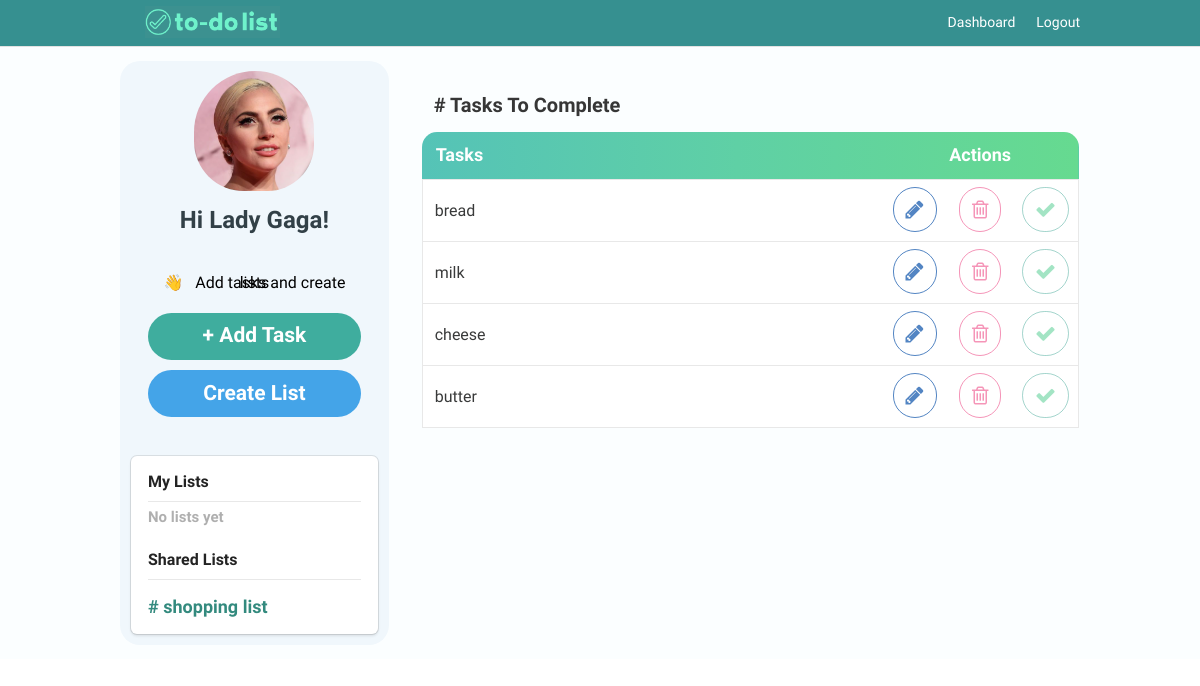
Page /to_complete (signed in) on the committed database.
### models.py (models this page shows, shortened)
class User(UserMixin, db.Model):
    id = db.Column(db.Integer, primary_key=True) # primary keys are required by SQLAlchemy
    email = db.Column(db.String(100), unique=True)
    password = db.Column(db.String(100))
    name = db.Column(db.String(1000))
    photo = db.Column(db.String(100))

class Todo(UserMixin, db.Model):
    id = db.Column(db.Integer, primary_key=True)
    content = db.Column(db.String(200), nullable=False)
    date_created = db.Column(db.DateTime, default=datetime.utcnow)
    email = db.Column(db.String(100), unique=True)
    mark_task = db.Column(db.Integer, nullable=False, default=0)
    list_name = db.Column(db.String(100), nullable=False, default='New List')
    share_list = db.Column(db.String(100), nullable=False)

### main.py (the view)
@main.route('/to_complete')
@login_required
def to_complete():
    password = current_user.password
    from .models import Todo
    email = current_user.email
    list_name='Tasks To Complete'
    query = "SELECT list_name from Todo where (email = '"+ email +"' or share_list LIKE '%"+ email +"%') and share_list is null GROUP BY list_name order by date_created desc".format()
    rows = db.session.execute(query)
    output = rows.fetchall()
    check_query = "SELECT mark_task from Todo where email = '"+ email +"' and list_name = '"+ list_name +"' ".format()
    check_rows = db.session.execute(check_query)
    check_output = check_rows.fetchall()
    for current_mark_task in check_output:  # format result from the database
        print(current_mark_task)      # format result from the database
    share_list=current_user.email
    share_query = "SELECT * from Todo where (email = '"+ email +"' or share_list LIKE '%"+ email +"%') and mark_task = 0 order by date_created asc"
    share_rows = db.session.execute(share_query)
    tasks = share_rows.fetchall()
    check_shared_list = "SELECT distinct(list_name) from Todo where (email = '"+ email +"' or share_list LIKE '%"+ email +"%') and share_list is not null order by date_created desc".format()
    check_shared_list_rows = db.session.execute(check_shared_list)
    check_shared_list_output = check_shared_list_rows.fetchall()
    count_tasks = "SELECT count(*) from Todo where (email = '"+ email +"' or share_list LIKE '%"+ email +"%') and mark_task = 0".format()
    count_rows = db.session.execute(count_tasks)
    count_output = count_rows.fetchall()
    for counting in count_output:  # format result from the database
        print(counting)
    count_tasks2 = "SELECT count(*) from Todo where (email = '"+ email +"' or share_list LIKE '%"+ email +"%') and mark_task = 1".format()
    count_rows2 = db.session.execute(count_tasks2)
    count_output2 = count_rows2.fetchall()
    for counting2 in count_output2:  # format result from the database
        print(counting2)
    return render_template('profile.html', tasks=tasks, name=current_user.name, photo=current_user.photo, list_name=list_name, get_list=output, share_list=check_shared_list_output, tasks_to_complete=counting, completed_tasks=counting2)

### templates/profile.html (shortened to what this page needs)
{% extends "base.html" %}
{% block content %}
<div class="column is-4 is-offset-4" style="display: inline-block;float: left;margin-left: 0;border: 0px solid #e3f1e9;border-radius: 20px;background:#f0f7fc;width: 28%;">
  <div class="profile-userpic text-center" id="profile_image_main" style="border-radius: 50% !important;">
      <div class="container" style="
      width: 120px;
      height: 126px;
      display: block;
      margin: 0 auto;
      ">
    {% if photo != none %}
    <a id="modal-btn3" >
      <img src="/static/upload/profile/{{ photo.lower() }}" style="border-radius: 59% 57% 45% 48%!important; width: 120px; height: 120px;">
    </a>
     {% endif %}
    </div>
  </div>
    <h3 class="title" style="font-family: 'Varela Round', sans-serif; color: #324047;font-size: 24px;margin-top: 10px;">Hi {{ name }}!</h3>
    <div class="box" style="background: #d8ffdf00;box-shadow:none;">
        <h3 class="title" style="line-height: 0;color: black;font-size: 16px;font-weight: 300;margin-top: 10px;margin-bottom: 0px;font-family: 'Varela Round', sans-serif;">👋 &nbsp; Add tasks and create lists</h3>
<a class="modal-btn6 button is-block is-info is-large is-fullwidth" style="background-color: #3fad9e;color:#fff;margin-top: 30px;font-family: 'Varela Round', sans-serif;border-radius: 35px;">+ Add Task</a>
<a class="modal-btn7 button is-block is-info is-large is-fullwidth" style="background-color: #44a4e8;color:#fff;margin-top: 10px;font-family: 'Varela Round', sans-serif;border-radius: 35px;">Create List</a>
         </div>
        <div id="my_lists"  class="box">
          <h3 class="title" style="color: #232323;font-size: 16px;padding-bottom: 10px;text-align: left;
          border-bottom: 1px solid #e8e8e8;font-weight: 700;margin-bottom: -15px;font-family: 'Varela Round', sans-serif;">My Lists</h3>
          <br>
             {% if get_list|length == 0 %}
             <h3 class="title" style="color: #afafaf;font-size: 15px;padding-bottom: 40px;text-align: left;font-weight: 700;
             margin-bottom: -15px;font-family: 'Varela Round', sans-serif;">No lists yet</h3>
             {% endif %}
          <h3 class="title" style="color: #232323;font-size: 16px;padding-bottom: 10px;text-align: left;border-bottom: 1px solid #e8e8e8;font-weight: 700;
          margin-bottom: -15px;font-family: 'Varela Round', sans-serif;">Shared Lists</h3>
           <br>
           {% if share_list|length > 0 %}
           <h3 class="title" style="font-size: 18px;font-weight: 700;text-align: left;color: #338a7e;font-family: 'Varela Round', sans-serif;">
               {% for list_name_shared in share_list %}
               <a href="{{ url_for('main.get_list', list_name=list_name_shared[0]) }}" style="font-family: 'Varela Round', sans-serif;">
                    # {{ list_name_shared[0] }}</p></a>
                     {% endfor %}
                     </h3>
            {% endif %}
          </div>
          </div>
<div class="content column is-8 is-offset-4a">
  {% if tasks|length < 0 %}
  {% else %}
   <table cellpadding="0" cellspacing="0">
          {% for list in tasks[:1] %}
      <tr style="border-bottom: #e8e8e8 solid 1px;background:linear-gradient(90deg,#55c3b7 0,#5fd0a5 48%,#66da90 100%);">
          <th colspan="5" style="font-size:18px;  border-top-left-radius: 15px;font-weight: 700;color: #fff;font-family: 'Varela Round', sans-serif;">Tasks</th>
          <th  colspan="3" style="font-size:18px;border-top-right-radius: 15px;font-weight: 700;text-align: center;color: #fff; font-family: 'Varela Round', sans-serif;">Actions</th></tr>
          <br>
          {% if list_name == "Tasks To Complete" or list_name == "Completed Tasks" %}
          <h3 style="font-size: 20px;float: left;padding-left: 12px;font-family: 'Varela Round', sans-serif; margin-top: 1px;    margin-bottom: 15px;"># {{ list_name  }}</h3>
          {% endif %}
          {% endfor %}
       {% for task in tasks %}
      <tbody style="border-left: #e8e8e8 solid 1px;border-right: #e8e8e8 solid 1px;" >
          {% if task.mark_task == 0 %}
          <tr style="border-bottom: #e8e8e8 solid 1px;background:white; " >
              {% for list in tasks[:1] %}
              <td colspan="5" id="ct-task" style="font-size: 16px;color: #393a3a;font-weight: 500;font-family: 'Varela Round', sans-serif; border:none;vertical-align: middle;" >
                <form id="updateTask" action="/update/{{ task.id }}" method="POST">
                <input type="text" value="{{task.content}}" autocomplete="off"  name="taskContent" id="taskContent"   style="    margin-top: -2px;margin-left: 0px;padding-left:10px;width: 100%;padding-left:0px;outline: none;font-size: 16px;color: #393a3a;font-weight: 500;font-family: 'Varela Round', sans-serif; border:none;vertical-align: middle;">
                </form>
                {% endfor %}
              </td  >
              <td style="font-size:18px;font-weight: 700;border:none; color: #338a7e;  text-align: center;padding: .9em 0em;width: 10%; vertical-align:middle;"   >
                <a data-id="{{task.id}}" data-ct="{{task.content}}" class="modal-btn4"  ><i class="icon-pencil" style="    color: #5385c3;
                  margin-right: 8px;
                  border: 1px solid #5385c3;
                  margin-left: 8px;
                  width: 50px;
                  padding: 11px 12px;
                  border-radius: 31px;
                  font-size: 21px;"></i></a>
            </td>
              <td style="font-size:18px;font-weight: 700;border:none; color: #338a7e;  text-align: center;padding: .9em 0em;width: 10%; vertical-align:middle;" >
                  <a href="/remove/{{task.id}}"><i class="icon-trash"
                    style="    color: #ec3e7e8c;
                    margin-right: 8px;
                    border: 1px solid #ec3e7e8c;
                    margin-left: 8px;
                    width: 50px;
                    padding: 11px 12px;
                    border-radius: 31px;
                    font-size: 21px;" ></i></a>
              </td>
              <td style="font-size:18px;font-weight: 700;border:none;text-align: center;padding: .9em 0em;width: 10%; vertical-align:middle;"    >
                  <a href="/check/{{task.id}}" id="check" name="check"  ><i class="icon-ok" style="
                    color: #58ce938c;
                    margin-right: 8px;
                    margin-left: 8px;
                    padding: 11px 12px;
                    width: 50px;
                    border: 1px solid #259a856b;
                    border-radius: 31px;
                    font-size: 21px;" aria-hidden="true"></i></a>
              </td>
              {% endif %}
          </tr>
      </tbody>
      {% endfor %}
  {% endif %}
</div>
{% endblock %}

### templates/profile.html (style rules this page uses)
.button.is-info, .button.is-info:hover, .button.is-info.is-active, .button.is-info:active { background-color: #338a7e; border-color: transparent; color: rgb(5, 25, 45); font-weight: 700; }

### rows in the picture
User: lower (picture), name "Lady Gaga"
Todo: list_name "Tasks To Complete", taskContent "bread"
Todo: taskContent "milk"
Todo: taskContent "cheese"
Todo: taskContent "butter"

### other values in the picture
{{ list_name_shared[0] }} "shopping list"
